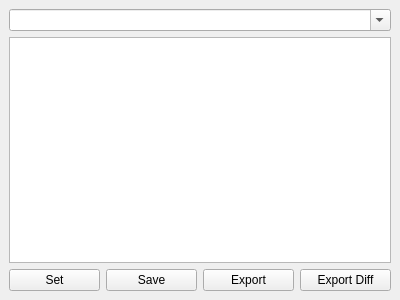
<?xml version="1.0" encoding="UTF-8"?>
<ui version="4.0">
 <class>DockWidget</class>
 <widget class="QDockWidget" name="DockWidget">
  <property name="geometry">
   <rect>
    <x>0</x>
    <y>0</y>
    <width>400</width>
    <height>300</height>
   </rect>
  </property>
  <property name="windowTitle">
   <string>Config</string>
  </property>
  <widget class="QWidget" name="dockWidgetContents">
   <layout class="QVBoxLayout" name="verticalLayout">
    <item>
     <widget class="QComboBox" name="cbxMount">
      <property name="editable">
       <bool>true</bool>
      </property>
     </widget>
    </item>
    <item>
     <widget class="QTableWidget" name="tblConfig"/>
    </item>
    <item>
     <layout class="QHBoxLayout" name="horizontalLayout">
      <item>
       <widget class="QPushButton" name="btnSet">
        <property name="text">
         <string>Set</string>
        </property>
       </widget>
      </item>
      <item>
       <widget class="QPushButton" name="btnSave">
        <property name="text">
         <string>Save</string>
        </property>
       </widget>
      </item>
      <item>
       <widget class="QPushButton" name="btnExport">
        <property name="text">
         <string>Export</string>
        </property>
       </widget>
      </item>
      <item>
       <widget class="QPushButton" name="btnExportDiff">
        <property name="text">
         <string>Export Diff</string>
        </property>
       </widget>
      </item>
     </layout>
    </item>
   </layout>
  </widget>
 </widget>
 <resources/>
 <connections/>
</ui>
